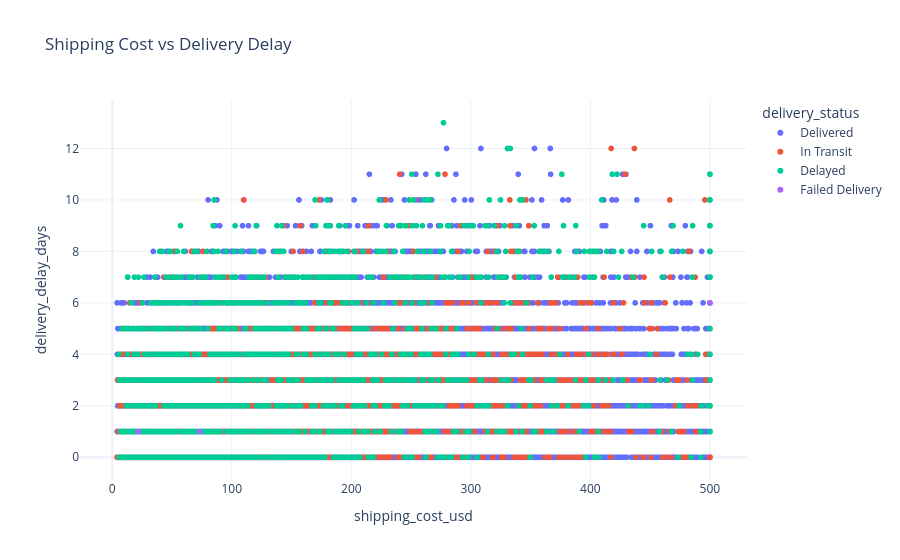

Write notebook code for a chart like this one.
### Markdown cell above
# Shiping Cost vs Delay

### Code cell
fig = px.scatter(
    data,
    x="shipping_cost_usd",
    y="delivery_delay_days",
    color="delivery_status",
    title="Shipping Cost vs Delivery Delay",
    hover_data=[
        "carrier",
        "warehouse_city",
        "weather_condition"
    ]
)

fig.update_layout(
    template="plotly_white"
)

fig.show()

### Figure 1 — Plotly figure (JSON) as saved in the notebook; plotly's stock layout.template omitted (floating-point values rounded to 4 significant figures; data arrays with more than 128 entries replaced by an {"elided": "..."} marker saying what was removed)
{"data": [{"customdata": {"elided": "44184x3 str values"}, "hovertemplate": "delivery_status=Delivered<br>shipping_cost_usd=%{x}<br>delivery_delay_days=%{y}<br>carrier=%{customdata[0]}<br>warehouse_city=%{customdata[1]}<br>weather_condition=%{customdata[2]}<extra></extra>", "legendgroup": "Delivered", "marker": {"color": "#636efa", "symbol": "circle"}, "mode": "markers", "name": "Delivered", "showlegend": true, "type": "scattergl", "x": {"elided": "44184 float values"}, "xaxis": "x", "y": {"elided": "44184 int values"}, "yaxis": "y"}, {"customdata": {"elided": "4007x3 str values"}, "hovertemplate": "delivery_status=In Transit<br>shipping_cost_usd=%{x}<br>delivery_delay_days=%{y}<br>carrier=%{customdata[0]}<br>warehouse_city=%{customdata[1]}<br>weather_condition=%{customdata[2]}<extra></extra>", "legendgroup": "In Transit", "marker": {"color": "#EF553B", "symbol": "circle"}, "mode": "markers", "name": "In Transit", "showlegend": true, "type": "scattergl", "x": {"elided": "4007 float values"}, "xaxis": "x", "y": {"elided": "4007 int values"}, "yaxis": "y"}, {"customdata": {"elided": "1806x3 str values"}, "hovertemplate": "delivery_status=Delayed<br>shipping_cost_usd=%{x}<br>delivery_delay_days=%{y}<br>carrier=%{customdata[0]}<br>warehouse_city=%{customdata[1]}<br>weather_condition=%{customdata[2]}<extra></extra>", "legendgroup": "Delayed", "marker": {"color": "#00cc96", "symbol": "circle"}, "mode": "markers", "name": "Delayed", "showlegend": true, "type": "scattergl", "x": {"elided": "1806 float values"}, "xaxis": "x", "y": {"elided": "1806 int values"}, "yaxis": "y"}, {"customdata": [["PrimeDelivery", "Berlin", "Clear"], ["PrimeDelivery", "Paris", "Snow"], ["SpeedyCargo", "Chicago", "Clear"]], "hovertemplate": "delivery_status=Failed Delivery<br>shipping_cost_usd=%{x}<br>delivery_delay_days=%{y}<br>carrier=%{customdata[0]}<br>warehouse_city=%{customdata[1]}<br>weather_condition=%{customdata[2]}<extra></extra>", "legendgroup": "Failed Delivery", "marker": {"color": "#ab63fa", "symbol": "circle"}, "mode": "markers", "name": "Failed Delivery", "showlegend": true, "type": "scattergl", "x": [72.93, 500.0, 21.86], "xaxis": "x", "y": [1, 6, 1], "yaxis": "y"}], "layout": {"legend": {"title": {"text": "delivery_status"}, "tracegroupgap": 0}, "title": {"text": "Shipping Cost vs Delivery Delay"}, "xaxis": {"anchor": "y", "domain": [0, 1], "title": {"text": "shipping_cost_usd"}}, "yaxis": {"anchor": "x", "domain": [0, 1], "title": {"text": "delivery_delay_days"}}}}
